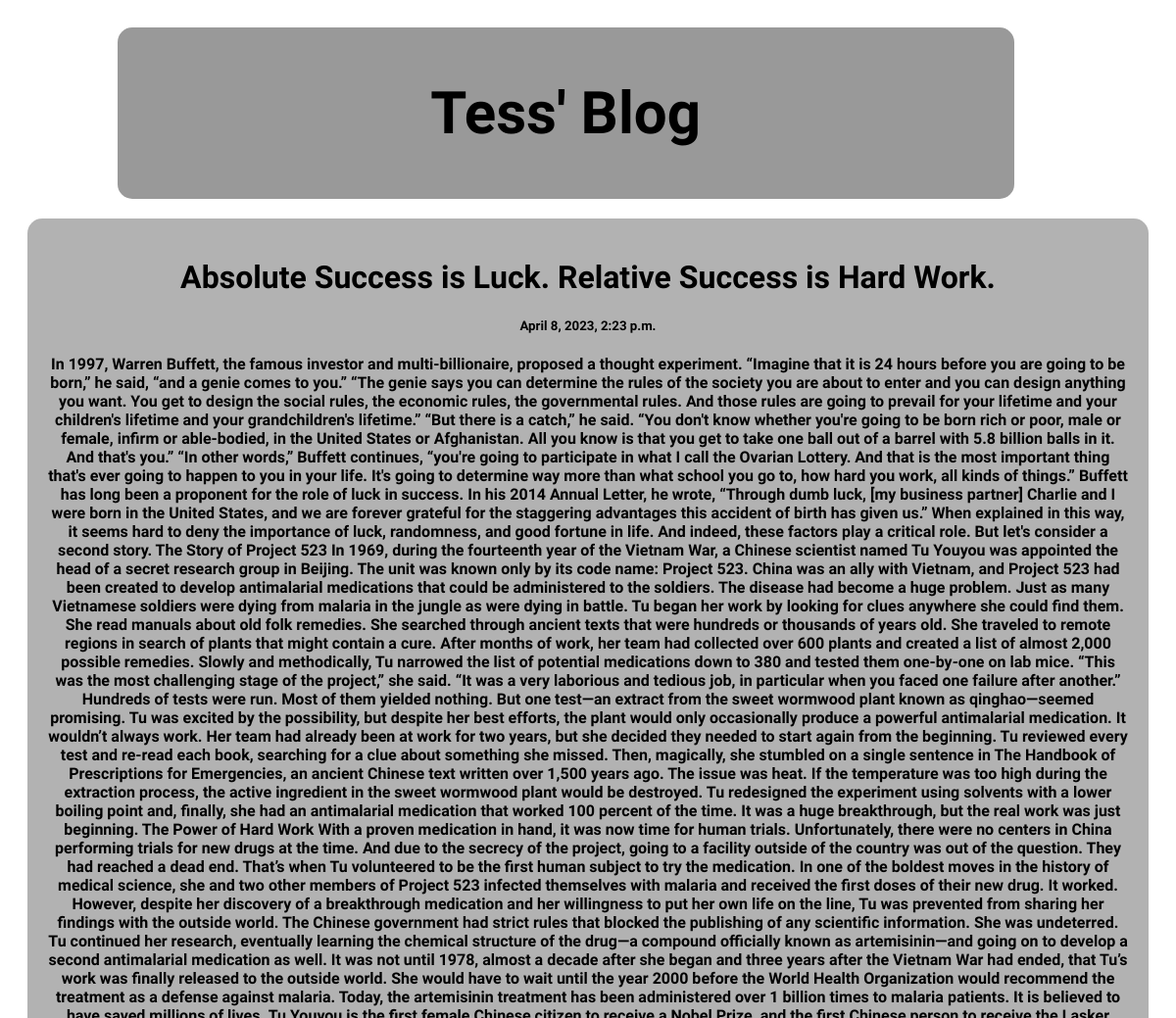
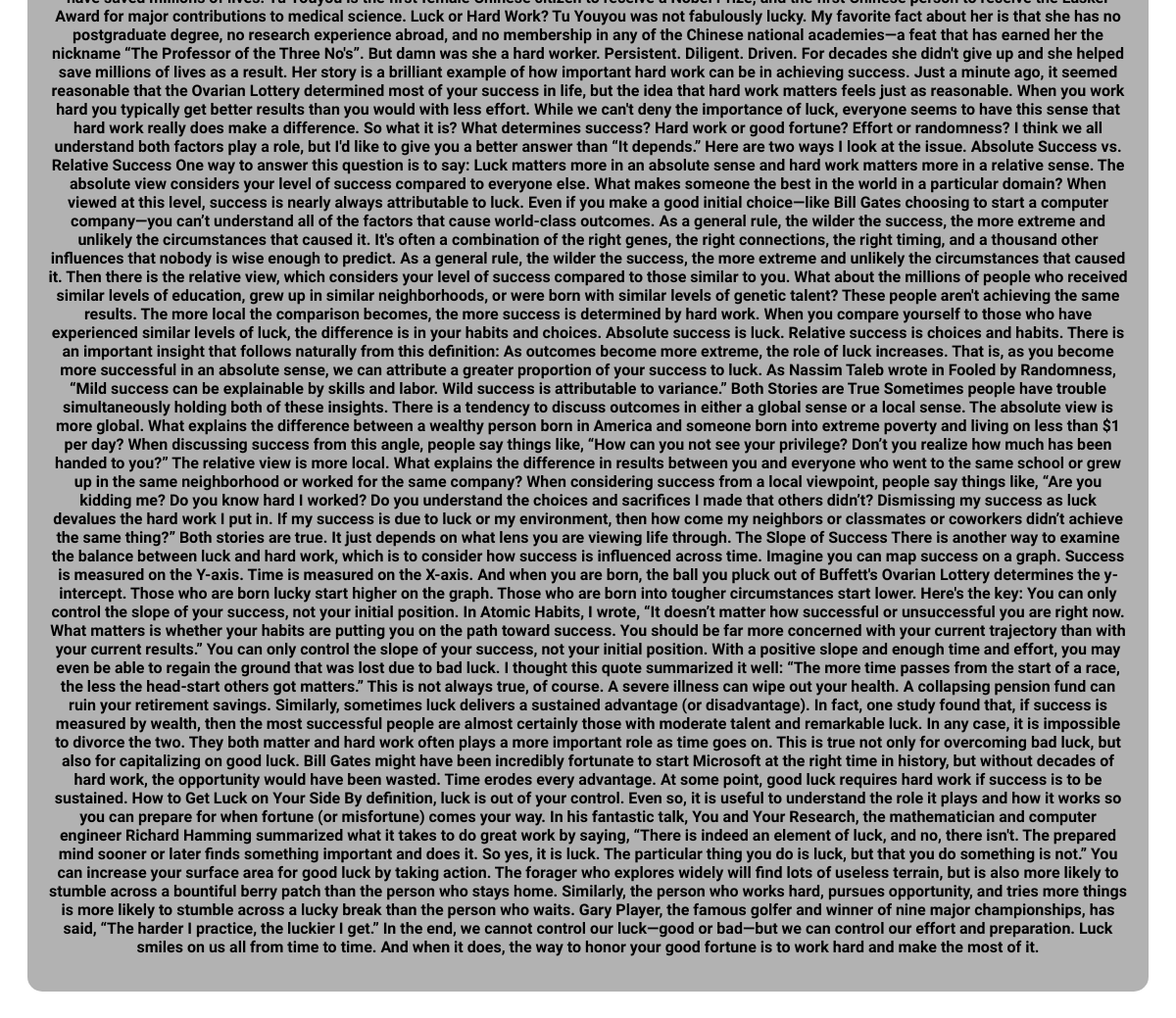
The page /post/5 on the database its author committed (2 pictures, top to bottom).
### posts/models.py (models this page shows)
class Posts(models.Model):
    title = models.CharField(max_length=100)
    body= models.CharField(max_length=1000000)
    created_at = models.DateTimeField(default=datetime.now, blank=True)

### posts/views.py (the view)
def post(request, pk):
    posts = Posts.objects.get(id=pk)
    return render (request, 'post.html',{ 'posts': posts})

### templates/post.html (shortened to what this page needs)
<!DOCTYPE html>
<html>
<head>
</head>
<body>
<div class="header">
  <h2>Tess' Blog</h2>
</div>
<div class="row">
  <div class="Leftcolumn">
    <div class="Card">
        <h1>{{posts.title}}</h1>
        <h5>{{posts.created_at}}</h5>
        <p>{{posts.body}}</p>
    </div>
  </div>
</div>
</body>
</html>

### templates/post.html (style rules this page uses)
* { box-sizing: border-box; }
body { font-family: Arial; padding: 20px; background:white; text-align: center; align-items: center; justify-content: center; display: block; }
.header { padding: 2px; width: 80%; font-family: 'Kenia', cursive; font-size: 40px; text-align: center; align-items: center; justify-content: center; background: rgba(0, 0, 0, 0.4); border-radius: 15px; color: black; margin-left: 8%; }
.Leftcolumn { float: left; width: 100%; }
.Card { background-color: rgba(0, 0, 0, 0.3); padding: 20px; margin-top: 20px; font-family: 'Advent Pro', sans-serif; font-weight: bold; border-radius: 15px; width: 100%; contain: content; }
.row:after { content: ""; display: table; clear: both; }

### rows shown on the page
Posts: title "Absolute Success is Luck. Relative Success is Hard Work.", created_at "April 8, 2023, 2:23 p.m.", body "In 1997, Warren Buffett, the famous investor and multi-billionaire, proposed a thought experiment. “Imagine that it is 24 hours before you are going to be born,” he said, “and a genie comes to you.” “The genie says you can determine the rules of the society you are about to enter and you can design anything you want. You get to design the social rules, the economic rules, the governmental rules. And those rules are going to prevail for your lifetime and your children's lifetime and your grandchildren's lifetime.” “But there is a catch,” he said. “You don't know whether you're going to be born rich or poor, male or female, infirm or able-bodied, in the United States or Afghanistan. All you…"
